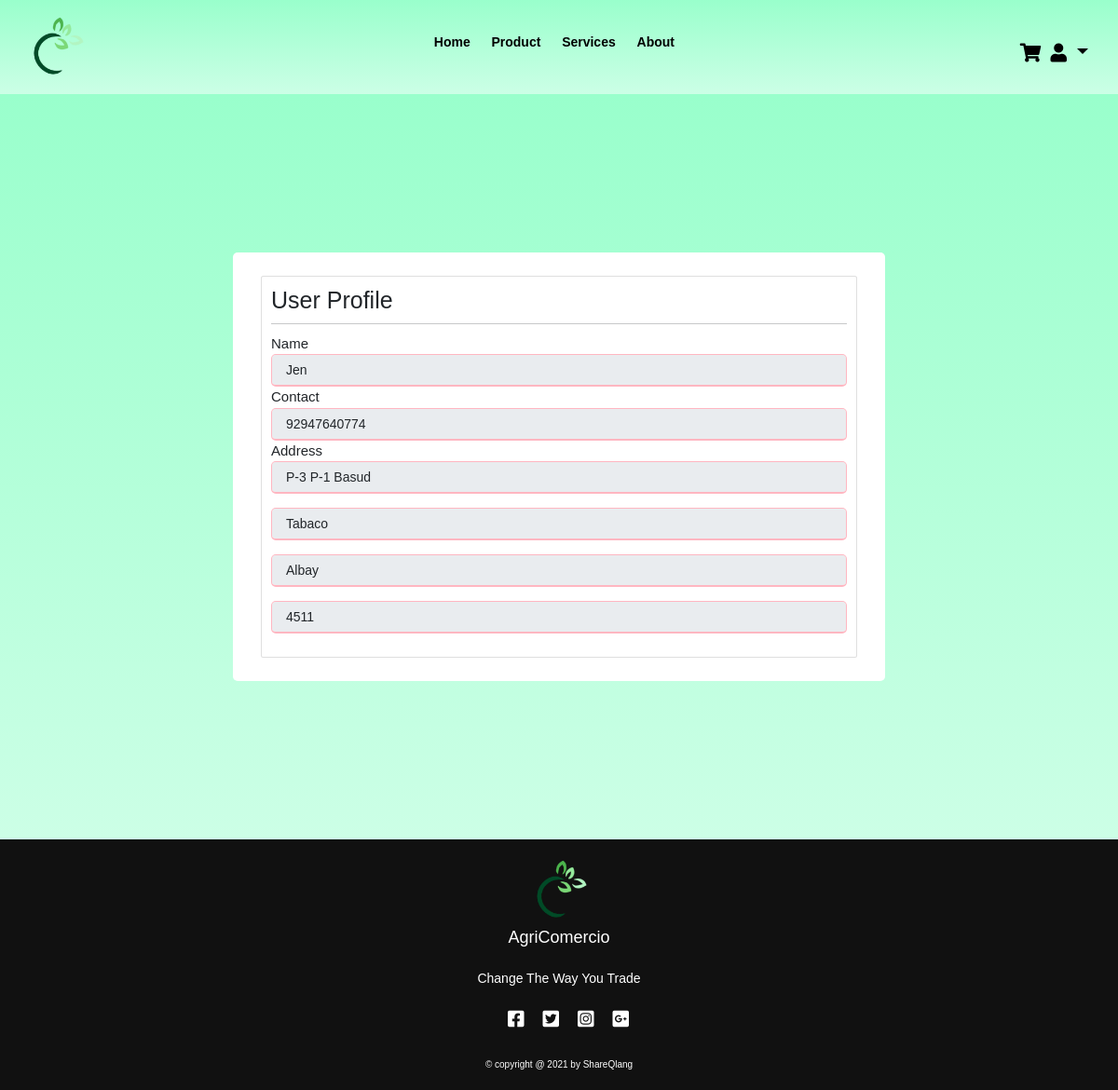
Page /customer_page.php (signed in) on the earlier database version.
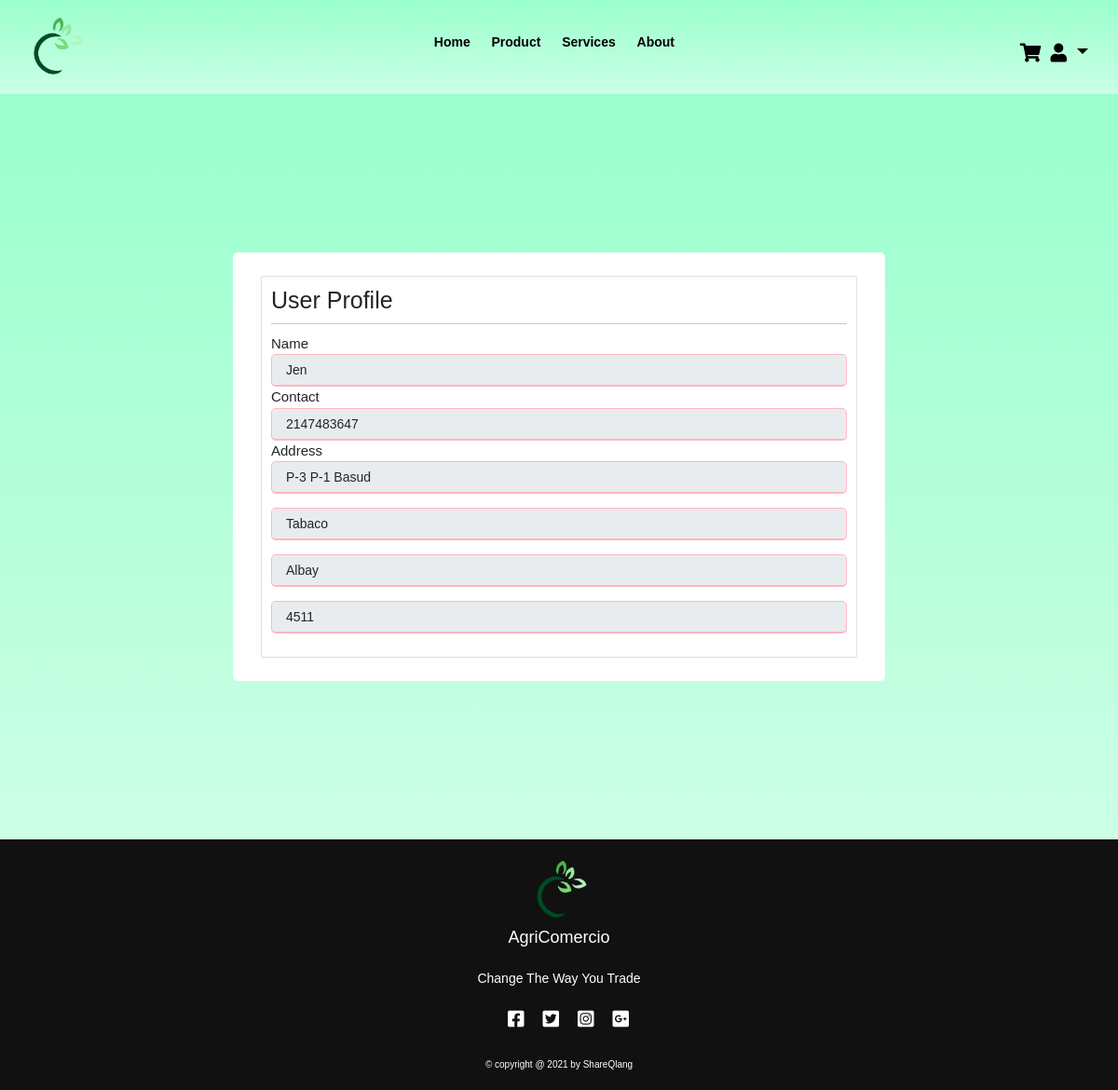
Same page on the later database version.
### tables this page shows
CREATE TABLE `user_info` (
  `user_info_id` int(11) NOT NULL,
  `user_fullname` varchar(128) NOT NULL,
  `user_id` int(11) NOT NULL,
  `gender` varchar(20) NOT NULL,
  `contact_details` int(20) NOT NULL,
  `house_no_street_brgy` varchar(128) NOT NULL,
  `city` varchar(128) NOT NULL,
  `province` varchar(128) NOT NULL,
  `postal_code` int(11) NOT NULL,
  `user_type` varchar(55) NOT NULL
);

### includes/function.inc.php (called while the page is built, shortened)
<?php
function GetUserDetails($conn, $userid ){
    $sql="SELECT * FROM `user_info`
    WHERE  user_id = ?;
    ";
$stmt=mysqli_stmt_init($conn);
        if (!mysqli_stmt_prepare($stmt, $sql)){
        header("location: index.php?error=stmtfailed");
        exit();
    }
        mysqli_stmt_bind_param($stmt, "s" , $userid);
        mysqli_stmt_execute($stmt);
        $resultData = mysqli_stmt_get_result($stmt);
        if($row = mysqli_fetch_assoc($resultData)){
            return $row;
        }
        else{
            $err=  false;
            return $err;
        }
}

### customer_page.php (the view, shortened to what this page needs)
<?php
include_once "includes/db_conn.php";
include_once "includes/function.inc.php";
if(isset($_SESSION['usertype'])){
    if($_SESSION['usertype'] == 'Customer'){
    $USER_ID = $_SESSION['userid'];
        $user_info = GetUserDetails($conn, $USER_ID );
       ?>
<!DOCTYPE html>
<html lang="en">
<head>
    <link rel="stylesheet" href="css/bootstrap.min.css">
    <link rel="stylesheet" href="css/style.css">
    <link rel="stylesheet" href="css/fontawesome.css">
    <link rel="stylesheet" href="css/owl.carousel.min.css">
    <link rel="stylesheet" href="css/owl.theme.default.min.css">
    <link rel="stylesheet" href="https://cdnjs.cloudflare.com/ajax/libs/font-awesome/5.15.2/css/all.min.css">
</head>
<body>
<header id="header">
    <div class="right">
        <img clas ="logo" src="img/logo1.png" alt="" width="70px" height="70px">
    </div>
    <div class="nav-bar">
            <ul>
            <li><a href="index.php">Home</a></li>
            <li><a href="product.php">Product</a></li>
            <li><a href="services.php">Services</a></li>
            <li><a href="about.php">About</a></li>
            </ul>
        </div>
    <div class="left">
    <div class="dropdown">
<a href="cart.php"><div class="fas fa-shopping-cart"></div></a>
  <button class="dropdown-toggle" type="button" id="dropdownMenu2" data-bs-toggle="dropdown" aria-expanded="false">
  <div class="fas fa-user"></div>
  </button>
</div>
    </div>
</header>
<section id = "profile">
<div class = "profile-container">
    <div class = "row">
        <div class = "col-md-12">
            <div class = "card">
                <div class = "card-body">
                <h1>User Profile</h1>
                <hr>
                <form action="form.php" method  = "GET">
                    <div class="form-group">
                        <label for="">Name</label>
                        <input type="text" class="form-control" value = "<?php   echo $user_info['user_fullname']; ?>" disabled>
                        <label for="">Contact</label>
                        <input type="text" class="form-control" value = "<?php  echo $user_info['contact_details']; ?>" disabled>
                        <label for="">Address</label>
                        <input type="text" class="form-control" placeholder = "House Number, Street, Barangay" value = "<?php echo $user_info['house_no_street_brgy']; ?>" disabled>
                        <br>
                        <input type="text" class="form-control" placeholder = "City" value = "<?php echo $user_info['city']; ?>" disabled>
                        <br>
                        <input type="text" class="form-control" placeholder = "Province" value = "<?php echo $user_info['province']; ?>" disabled>
                        <br>
                        <input type="text" class="form-control" placeholder = "Postal Code" value = "<?php echo $user_info['postal_code']; ?>" disabled>
                        <br>
                    </div>
                </form>
                </div>
            </div>
        </div>
    </div>
</div>
</section>
<section id="footer">
   <div class="footer-content">
   <img clas ="logo" src="img/logo1.png" alt="" width="70px" height="70px">
       <h3>AgriComercio</h3>
       <p>Change The Way You Trade</p>
       <ul class="socials">
       <li><a href=""><i class="fab fa-facebook-square"></i></a></li>
       <li><a href=""><i class="fab fa-twitter-square"></i></a></li>
       <li><a href=""><i class="fab fa-instagram-square"></i></a></li>
       <li><a href=""><i class="fab fa-google-plus-square"></i></a></li>
       </ul>
   </div>
    <div class="credit text-center">&#169; copyright @ 2021 by ShareQlang</div>
</section>
</body>
</html>
<?php
    }
}
else{
    header("location: sign_in.php");
}
?>

### css/style.css (style rules this page uses)
* { margin: 0; box-sizing: border-box; transition: all .2s linear; font-family: 'Exo 2', sans-serif ; }
html { font-size: 62.5%; scroll-behavior: smooth; }
body { overflow-x: hidden; }
#header { display: flex; align-items: center; justify-content: space-between; padding: 1.5rem 2.5rem; color: black; background-image:linear-gradient(#99ffcc,#ccffe6) ; }
.fa-user { font-size: 2rem; cursor: pointer; color: #000000; }
.fa-shopping-cart { font-size: 2rem; cursor: pointer; color: #000000; }
button { height: 3rem; width: 12rem; background: #339966; color: #fff; border-radius: 5rem; text-align:center; font-size: 2rem; text-decoration:none; margin-top: 1rem; border: none; }
#footer { background: #111; height: auto; padding: 2rem 0; width: 100vw; text-align-last: center; color: white; }
.footer-content { display: flex; align-items: center; justify-content: center; flex-direction: column; text-align: center; }
.footer-content h3 { font-size: 1.8rem; font-weight: 400; line-height: 3rem; }
.footer-content p { margin: 10px auto; line-height: 28px; font-size: 14px; }
.socials { list-style: none; display: flex; align-items: center; justify-content: center; margin: 1rem 0 3rem 0; }
.socials li { margin: 0 10px; }
.socials a { text-decoration: none; color: white; }
.socials a i { font-size: 2rem; transition: color .4s ease; }
.nav-bar { display: flex; align-items: center; padding: 20px; }
.nav-bar ul { display: inline-block; list-style-type: none; }
.nav-bar ul li { display: inline-block; margin-right: 20px; font-size: 14px }
a { text-decoration: none; font-weight: bolder; color: #000000; }
#profile { width: 100vw; height: 100vh; position: relative; display: flex; justify-content: center; align-items: center; background: linear-gradient(#99ffcc,#ccffe6); }
.profile-container { max-width: 700px; width: 100%; background: #fff; padding: 25px 30px; border-radius: 5px; }
.form-group label { font-size: 1.5rem; }
.form-group input { height: 35px; width: 100%; outline: none; border-radius: 5px; border: 1px solid lightpink; padding: 15px; font-size: 14px; border-bottom-width: 2px; transition: all 0.3s ease; }
.dropdown #dropdownMenu2 { background: none; border: none; outline: none; color: black; width: 5.5rem; }

Differences in the rows shown:
changed user_info "Jen": contact_details "92947640774" → "2147483647"
